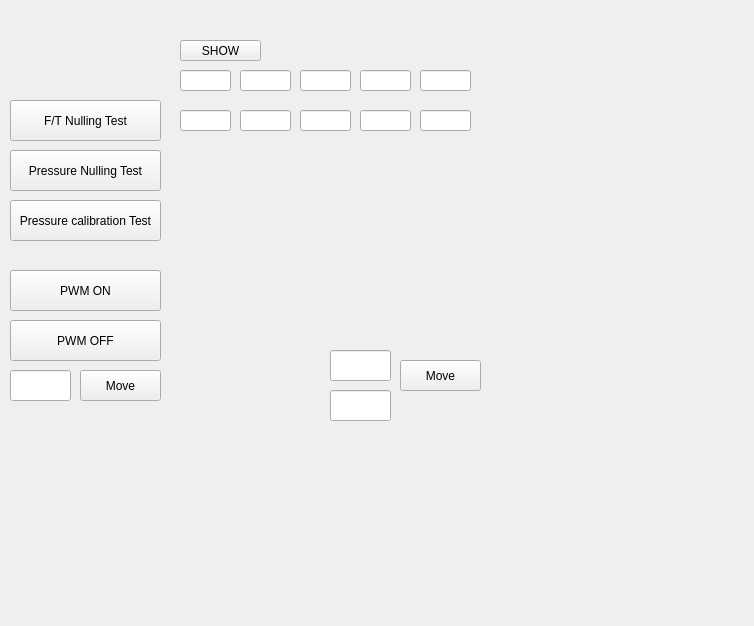
<?xml version="1.0" encoding="UTF-8"?>
<ui version="4.0">
 <class>SW_TASK_Dialog</class>
 <widget class="QWidget" name="SW_TASK_Dialog">
  <property name="geometry">
   <rect>
    <x>0</x>
    <y>0</y>
    <width>754</width>
    <height>626</height>
   </rect>
  </property>
  <property name="windowTitle">
   <string>Form</string>
  </property>
  <widget class="QPushButton" name="pushButton">
   <property name="geometry">
    <rect>
     <x>10</x>
     <y>150</y>
     <width>151</width>
     <height>41</height>
    </rect>
   </property>
   <property name="text">
    <string>Pressure Nulling Test</string>
   </property>
  </widget>
  <widget class="QPushButton" name="BTN_FT_NULL">
   <property name="geometry">
    <rect>
     <x>10</x>
     <y>100</y>
     <width>151</width>
     <height>41</height>
    </rect>
   </property>
   <property name="text">
    <string>F/T Nulling Test</string>
   </property>
  </widget>
  <widget class="QPushButton" name="BTN_PRES_CALIB">
   <property name="geometry">
    <rect>
     <x>10</x>
     <y>200</y>
     <width>151</width>
     <height>41</height>
    </rect>
   </property>
   <property name="text">
    <string>Pressure calibration Test</string>
   </property>
  </widget>
  <widget class="QPushButton" name="BTN_MOVE">
   <property name="enabled">
    <bool>true</bool>
   </property>
   <property name="geometry">
    <rect>
     <x>80</x>
     <y>370</y>
     <width>81</width>
     <height>31</height>
    </rect>
   </property>
   <property name="text">
    <string>Move</string>
   </property>
  </widget>
  <widget class="QLineEdit" name="LE_1000">
   <property name="geometry">
    <rect>
     <x>10</x>
     <y>370</y>
     <width>61</width>
     <height>31</height>
    </rect>
   </property>
   <property name="font">
    <font>
     <pointsize>7</pointsize>
    </font>
   </property>
  </widget>
  <widget class="QPushButton" name="BTN_PWM_ON">
   <property name="geometry">
    <rect>
     <x>10</x>
     <y>270</y>
     <width>151</width>
     <height>41</height>
    </rect>
   </property>
   <property name="text">
    <string>PWM ON</string>
   </property>
  </widget>
  <widget class="QPushButton" name="BTN_PWM_OFF">
   <property name="geometry">
    <rect>
     <x>10</x>
     <y>320</y>
     <width>151</width>
     <height>41</height>
    </rect>
   </property>
   <property name="text">
    <string>PWM OFF</string>
   </property>
  </widget>
  <widget class="QLineEdit" name="LE_VALV_GAIN_PLUS_1">
   <property name="geometry">
    <rect>
     <x>180</x>
     <y>70</y>
     <width>51</width>
     <height>21</height>
    </rect>
   </property>
   <property name="font">
    <font>
     <pointsize>7</pointsize>
    </font>
   </property>
  </widget>
  <widget class="QLineEdit" name="LE_VALV_GAIN_PLUS_2">
   <property name="geometry">
    <rect>
     <x>240</x>
     <y>70</y>
     <width>51</width>
     <height>21</height>
    </rect>
   </property>
   <property name="font">
    <font>
     <pointsize>7</pointsize>
    </font>
   </property>
  </widget>
  <widget class="QLineEdit" name="LE_VALV_GAIN_PLUS_3">
   <property name="geometry">
    <rect>
     <x>300</x>
     <y>70</y>
     <width>51</width>
     <height>21</height>
    </rect>
   </property>
   <property name="font">
    <font>
     <pointsize>7</pointsize>
    </font>
   </property>
  </widget>
  <widget class="QLineEdit" name="LE_VALV_GAIN_PLUS_4">
   <property name="geometry">
    <rect>
     <x>360</x>
     <y>70</y>
     <width>51</width>
     <height>21</height>
    </rect>
   </property>
   <property name="font">
    <font>
     <pointsize>7</pointsize>
    </font>
   </property>
  </widget>
  <widget class="QLineEdit" name="LE_VALV_GAIN_PLUS_5">
   <property name="geometry">
    <rect>
     <x>420</x>
     <y>70</y>
     <width>51</width>
     <height>21</height>
    </rect>
   </property>
   <property name="font">
    <font>
     <pointsize>7</pointsize>
    </font>
   </property>
  </widget>
  <widget class="QPushButton" name="BTN_SHOW">
   <property name="enabled">
    <bool>true</bool>
   </property>
   <property name="geometry">
    <rect>
     <x>180</x>
     <y>40</y>
     <width>81</width>
     <height>21</height>
    </rect>
   </property>
   <property name="text">
    <string>SHOW</string>
   </property>
  </widget>
  <widget class="QLineEdit" name="LE_VALV_GAIN_MINUS_4">
   <property name="geometry">
    <rect>
     <x>360</x>
     <y>110</y>
     <width>51</width>
     <height>21</height>
    </rect>
   </property>
   <property name="font">
    <font>
     <pointsize>7</pointsize>
    </font>
   </property>
  </widget>
  <widget class="QLineEdit" name="LE_VALV_GAIN_MINUS_1">
   <property name="geometry">
    <rect>
     <x>180</x>
     <y>110</y>
     <width>51</width>
     <height>21</height>
    </rect>
   </property>
   <property name="font">
    <font>
     <pointsize>7</pointsize>
    </font>
   </property>
  </widget>
  <widget class="QLineEdit" name="LE_VALV_GAIN_MINUS_3">
   <property name="geometry">
    <rect>
     <x>300</x>
     <y>110</y>
     <width>51</width>
     <height>21</height>
    </rect>
   </property>
   <property name="font">
    <font>
     <pointsize>7</pointsize>
    </font>
   </property>
  </widget>
  <widget class="QLineEdit" name="LE_VALV_GAIN_MINUS_5">
   <property name="geometry">
    <rect>
     <x>420</x>
     <y>110</y>
     <width>51</width>
     <height>21</height>
    </rect>
   </property>
   <property name="font">
    <font>
     <pointsize>7</pointsize>
    </font>
   </property>
  </widget>
  <widget class="QLineEdit" name="LE_VALV_GAIN_MINUS_2">
   <property name="geometry">
    <rect>
     <x>240</x>
     <y>110</y>
     <width>51</width>
     <height>21</height>
    </rect>
   </property>
   <property name="font">
    <font>
     <pointsize>7</pointsize>
    </font>
   </property>
  </widget>
  <widget class="QCustomPlot" name="customPlot" native="true">
   <property name="geometry">
    <rect>
     <x>180</x>
     <y>160</y>
     <width>531</width>
     <height>471</height>
    </rect>
   </property>
   <widget class="QLineEdit" name="LE_PWM_SINE_DUTY">
    <property name="geometry">
     <rect>
      <x>150</x>
      <y>190</y>
      <width>61</width>
      <height>31</height>
     </rect>
    </property>
    <property name="font">
     <font>
      <pointsize>7</pointsize>
     </font>
    </property>
   </widget>
   <widget class="QPushButton" name="BTN_PWM_SINE">
    <property name="enabled">
     <bool>true</bool>
    </property>
    <property name="geometry">
     <rect>
      <x>220</x>
      <y>200</y>
      <width>81</width>
      <height>31</height>
     </rect>
    </property>
    <property name="text">
     <string>Move</string>
    </property>
   </widget>
   <widget class="QLineEdit" name="LE_PWM_SINE_FREQ">
    <property name="geometry">
     <rect>
      <x>150</x>
      <y>230</y>
      <width>61</width>
      <height>31</height>
     </rect>
    </property>
    <property name="font">
     <font>
      <pointsize>7</pointsize>
     </font>
    </property>
   </widget>
  </widget>
 </widget>
 <customwidgets>
  <customwidget>
   <class>QCustomPlot</class>
   <extends>QWidget</extends>
   <header>qcustomplot.h</header>
   <container>1</container>
  </customwidget>
 </customwidgets>
 <resources/>
 <connections/>
</ui>
